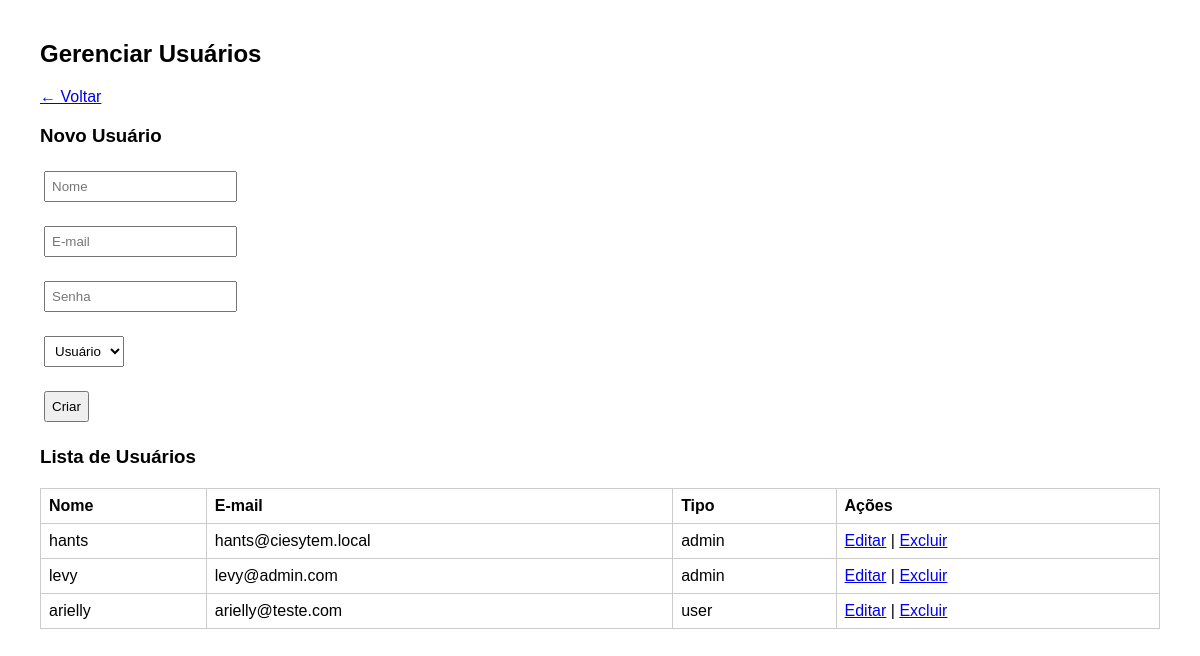
The app's page /public/usuarios.php (signed in) with its own data.
### tables this page shows
CREATE TABLE `usuarios` (
  `id` int NOT NULL AUTO_INCREMENT,
  `nome` varchar(100) NOT NULL,
  `email` varchar(100) NOT NULL,
  `senha` varchar(255) NOT NULL,
  `tipo` enum('admin','user') NOT NULL DEFAULT 'user',
  `criado_em` datetime DEFAULT CURRENT_TIMESTAMP,
  PRIMARY KEY (`id`),
  UNIQUE KEY `email` (`email`)
);

### app/models/Usuario.php (called while the page is built, shortened)
<?php
class Usuario {
    private $conn;
    private $table = 'usuarios';
    public function __construct($db) {
        $this->conn = $db;
    }
    public function listar() {
        $query = "SELECT id, nome, email, tipo FROM " . $this->table;
        $stmt = $this->conn->prepare($query);
        $stmt->execute();
        return $stmt->fetchAll();
    }
}

### public/usuarios.php (the view, shortened to what this page needs)
<?php
require_once __DIR__ . '/../app/controllers/AuthController.php';
require_once __DIR__ . '/../app/models/usuario.php';
$database = new Database();
$db = $database->getConnection();
$usuario = new Usuario($db);
$usuarios = $usuario->listar();
$editar = null;
?>
<!DOCTYPE html>
<html>
<head>
</head>
<body>
    <h2>Gerenciar Usuários</h2>
    <a href="dashboard.php">← Voltar</a>
    <h3><?= $editar ? 'Editar Usuário' : 'Novo Usuário' ?></h3>
    <form method="POST">
        <p>
            <input type="text" name="nome" placeholder="Nome" value="<?= htmlspecialchars($editar['nome'] ?? '') ?>" required>
        </p>
        <p>
            <input type="email" name="email" placeholder="E-mail" value="<?= htmlspecialchars($editar['email'] ?? '') ?>" required>
        </p>
        <p>
            <input type="password" name="senha" placeholder="<?= $editar ? 'Deixe em branco para não alterar' : 'Senha' ?>">
        </p>
        <p>
            <select name="tipo" required>
                <option value="user" <?= ($editar && $editar['tipo'] === 'user') ? 'selected' : '' ?>>Usuário</option>
            </select>
        </p>
        <p>
            <button type="submit"><?= $editar ? 'Atualizar' : 'Criar' ?></button>
        </p>
    </form>
    <h3>Lista de Usuários</h3>
    <table>
        <thead>
            <tr><th>Nome</th><th>E-mail</th><th>Tipo</th><th>Ações</th></tr>
        </thead>
        <tbody>
            <?php foreach ($usuarios as $u): ?>
            <tr>
                <td><?= htmlspecialchars($u['nome']) ?></td>
                <td><?= htmlspecialchars($u['email']) ?></td>
                <td><?= htmlspecialchars($u['tipo']) ?></td>
                <td>
                    <a href="?editar=<?= $u['id'] ?>">Editar</a> |
                    <a href="?deletar=<?= $u['id'] ?>" onclick="return confirm('Tem certeza?')">Excluir</a>
                </td>
            </tr>
            <?php endforeach; ?>
        </tbody>
    </table>
</body>
</html>

### public/usuarios.php (style rules this page uses)
body { font-family: sans-serif; margin: 40px; }
table { border-collapse: collapse; width: 100%; margin: 20px 0; }
th, td { border: 1px solid #ccc; padding: 8px; text-align: left; }
form { margin: 20px 0; }
input, select, button { padding: 6px; margin: 4px; }

### records on screen
usuarios: nome "hants", email "hants@ciesytem.local", tipo "admin"
usuarios: nome "levy", email "levy@admin.com", tipo "admin"
usuarios: nome "arielly", email "arielly@teste.com", tipo "user"
